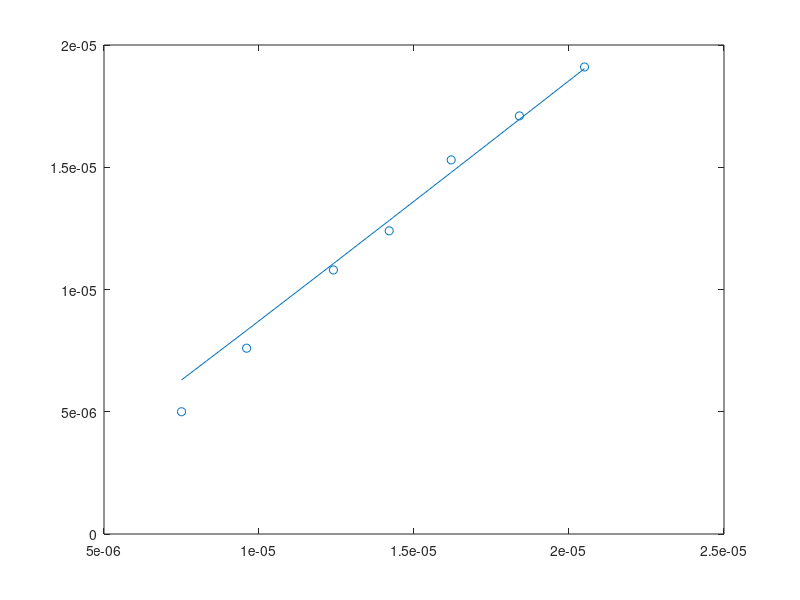
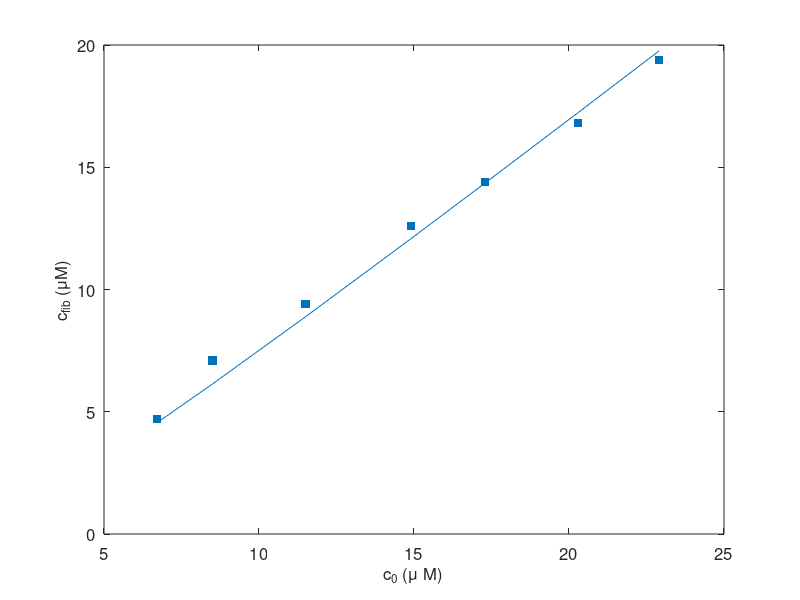

The MATLAB script that drew these images, in order:
%fibril % vs initial mass
close all
a=10^4;
b=2*10^-2;
c_0=[7.5;9.6;12.4;14.2;16.2;18.4;20.5].*10^-6;
data=[5;7.6;10.8;12.4;15.3;17.1;19.1].*10^-6;
N=30;

L=length(c_0);
cfib=zeros(L,1);
cr=zeros(N,1);
aob=a/b;

c1=zeros(1,L);
for i=1:L
    c1(i)=2*c_0(i)/(1+2*aob*c_0(i)+(1+4*aob*c_0(i))^0.5);
    cfib(i)=c_0(i)-c1(i);
    for j=2:2
        cfib(i)=cfib(i)-((c1(i)*aob)^(j-1))*c1(i)^2;
    end
   
        
end

plot(c_0,cfib); % plots for fig 5 in wegner actin paper
hold on
scatter(c_0,data);
hold off
% two very small conc data points may not have reached equilibrium

a=10^4;
b=5*10^-2;
c_0=[6.7;8.5;11.5;14.9;17.3;20.3;22.9].*10^-6;
data=[4.7;7.1;9.4;12.6;14.4;16.8;19.4].*10^-6;
N=30;

L=length(c_0);
cfib=zeros(L,1);
cr=zeros(N,1);
aob=a/b;

c1=zeros(1,L);
for i=1:L
    c1(i)=2*c_0(i)/(1+2*aob*c_0(i)+(1+4*aob*c_0(i))^0.5);
    cfib(i)=c_0(i)-c1(i);
    for j=2:2
        cfib(i)=cfib(i)-((c1(i)*aob)^(j-1))*c1(i)^j;
    end
   
        
end
figure
plot(c_0.*10^6,cfib.*10^6); % plots for fig 5 in wegner actin paper
hold on
scatter(c_0.*10^6,data.*10^6, 's', 'filled');
xlab=xlabel('c_0 (\mu M)');
ylab=ylabel('c_{fib} (\muM)');

set( gca                       , ...
    'FontName'   , 'Helvetica' );
% set([title, xlab, ylab], ...
%     'FontName'   , 'AvantGarde');
set([gca]             , ...
    'FontSize'   , 12           );
set([xlab, ylab]  , ...
    'FontSize'   , 12          );
% set( title                    , ...
%     'FontSize'   , 12          , ...
%     'FontWeight' , 'bold'      );


hold off

k=10^4;






